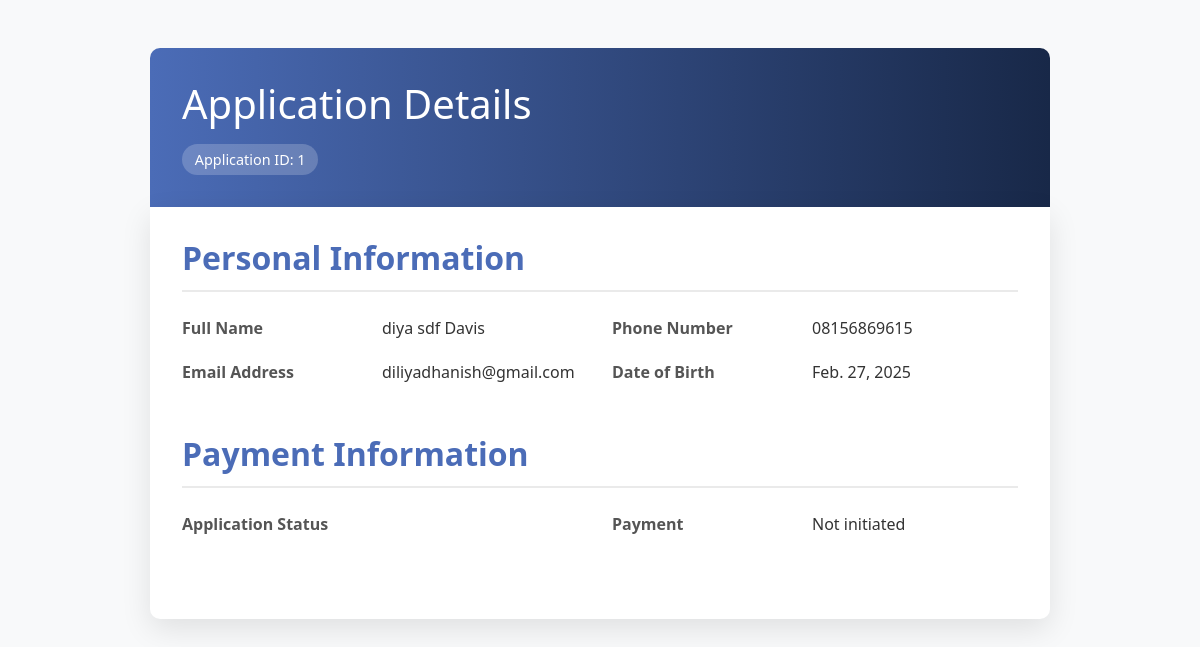
/user/application_detail/1/, run on the app's committed database.
### user_app/models.py (models this page shows, shortened)
class PassportApplication(models.Model):
    GENDER_CHOICES = [
        ('M', 'Male'),
        ('F', 'Female'),
        ('O', 'Other'),
    ]
    MARITAL_STATUS_CHOICES = [
        ('single', 'Single'),
        ('married', 'Married'),
        ('divorced', 'Divorced'),
        ('widowed', 'Widowed'),
        ('separated', 'Separated'),
    ]
    ID_TYPE_CHOICES = [
        ('aadhar', 'Aadhar Card'),
        ('pan', 'PAN Card'),
        ('passport', 'Passport'),
        ('voter', 'Voter ID'),
        ('driving', 'Driving License'),
        ('other', 'Other'),
    ]
    PASSPORT_TYPE_CHOICES = [
        ('regular', 'Regular'),
        ('official', 'Official'),
        ('diplomatic', 'Diplomatic'),
    ]
    PAGE_COUNT_CHOICES = [
        ('standard', 'Standard (36 pages)'),
        ('extra', 'Extra (60 pages)'),
    ]
    TRAVEL_PURPOSE_CHOICES = [
        ('tourism', 'Tourism'),
        ('business', 'Business'),
        ('study', 'Study'),
        ('employment', 'Employment'),
        ('family', 'Family Visit'),
        ('other', 'Other'),
    ]
    PAYMENT_METHOD_CHOICES = [
        ('online', 'Online Payment (Credit/Debit Card)'),
        ('bankTransfer', 'Bank Transfer'),
        ('challan', 'Bank Challan'),
    ]
    first_name = models.CharField(max_length=100)
    middle_name = models.CharField(max_length=100, blank=True)
    last_name = models.CharField(max_length=100)
    date_of_birth = models.DateField()
    city_of_birth = models.CharField(max_length=100)
    state_of_birth = models.CharField(max_length=100)
    country_of_birth = models.CharField(max_length=100)
    gender = models.CharField(max_length=1, choices=GENDER_CHOICES)
    marital_status = models.CharField(max_length=20, choices=MARITAL_STATUS_CHOICES)
    nationality = models.CharField(max_length=100)
    occupation = models.CharField(max_length=100)
    address_line1 = models.CharField(max_length=200)
    address_line2 = models.CharField(max_length=200, blank=True)
    city = models.CharField(max_length=100)
    state = models.CharField(max_length=100)
    postal_code = models.CharField(max_length=20)
    country = models.CharField(max_length=100)
    phone_number = models.CharField(max_length=20)
    email = models.EmailField()
    id_type = models.CharField(max_length=20, choices=ID_TYPE_CHOICES)
    id_number = models.CharField(max_length=100)
    father_name = models.CharField(max_length=200)
    mother_name = models.CharField(max_length=200)
    father_nationality = models.CharField(max_length=100)
    mother_nationality = models.CharField(max_length=100)
    father_passport_number = models.CharField(max_length=30, blank=True)
    mother_passport_number = models.CharField(max_length=30, blank=True)
    emergency_contact_name = models.CharField(max_length=200)
    emergency_contact_relationship = models.CharField(max_length=100)
    emergency_contact_phone = models.CharField(max_length=20)
    emergency_contact_address = models.CharField(max_length=300)
    passport_type = models.CharField(max_length=20, choices=PASSPORT_TYPE_CHOICES)
    page_count = models.CharField(max_length=20, choices=PAGE_COUNT_CHOICES)
    travel_purpose = models.CharField(max_length=20, choices=TRAVEL_PURPOSE_CHOICES)
    proof_of_identity = models.JSONField(default=list)  # Stores list of selected document types
    proof_of_address = models.JSONField(default=list)   # Stores list of selected document types
    additional_documents = models.TextField(blank=True)
    payment_method = models.JSONField(default=list)  # Stores selected payment methods
    expedited_service = models.BooleanField(default=False)
    total_amount = models.DecimalField(max_digits=10, decimal_places=2, default=0.0)  # New Field
    signature_file = models.ImageField(upload_to='signatures/')
    application_date = models.DateField()
    parental_consent = models.BooleanField(default=False)
    terms_agreed = models.BooleanField(default=False)
    created_at = models.DateTimeField(auto_now_add=True)
    updated_at = models.DateTimeField(auto_now=True)
    application_status = models.CharField(max_length=20, default='draft')

### user_app/views.py (the view)
# urls.py: path('application_detail/<int:application_id>/', views.application_detail, name='application_detail'),
def application_detail(request, application_id):
    try:
        application = get_object_or_404(PassportApplication, id=application_id)
        documents = Document.objects.filter(application=application)
        payment = Payment.objects.filter(application=application).first()
        context = {
            'application': application,
            'documents': documents,
            'payment': payment,
        }
        return render(request, 'application_detail.html', context)
    except Exception as e:
        messages.error(request, f"An error occurred: {str(e)}")
        return redirect('application_form')

### user_app/templates/application_detail.html (shortened to what this page needs)
<!DOCTYPE html>
<html lang="en">
<head>
    <link rel="stylesheet" href="https://cdnjs.cloudflare.com/ajax/libs/bootstrap/5.1.3/css/bootstrap.min.css">
    <link rel="stylesheet" href="https://cdnjs.cloudflare.com/ajax/libs/font-awesome/6.0.0-beta3/css/all.min.css">
</head>
<body>
    <div class="container application-container">
        {% if application %}
        <div class="page-header">
            <h1>Application Details</h1>
            <div class="app-id">Application ID: {{ application.id }}</div>
        </div>
        <div class="content-wrapper">
            <div class="info-section">
                <h2 class="info-section-title">Personal Information</h2>
                <div class="row">
                    <div class="col-md-6">
                        <div class="info-group">
                            <div class="info-label">Full Name</div>
                            <div class="info-value">{{ application.first_name }} {{ application.middle_name }} {{ application.last_name }}</div>
                        </div>
                        <div class="info-group">
                            <div class="info-label">Email Address</div>
                            <div class="info-value">{{ application.email }}</div>
                        </div>
                    </div>
                    <div class="col-md-6">
                        <div class="info-group">
                            <div class="info-label">Phone Number</div>
                            <div class="info-value">{{ application.phone_number }}</div>
                        </div>
                        <div class="info-group">
                            <div class="info-label">Date of Birth</div>
                            <div class="info-value">{{ application.date_of_birth }}</div>
                        </div>
                    </div>
                </div>
            </div>
            <div class="info-section">
                <h2 class="info-section-title">Payment Information</h2>
                <div class="row">
                    <div class="col-md-6">
                        <div class="info-group">
                            <div class="info-label">Application Status</div>
                            <div class="info-value">
                            </div>
                        </div>
                    </div>
                    <div class="col-md-6">
                        {% if payment %}
                        <div class="info-group">
                            <div class="info-label">Razorpay Order ID</div>
                            <div class="info-value">
                                <span class="text-monospace">{{ payment.razorpay_order_id }}</span>
                                <div><small class="text-muted">Use this ID for tracking your application</small></div>
                            </div>
                        </div>
                        <div class="info-group">
                            <div class="info-label">Payment Status</div>
                            <div class="info-value">{{ payment.status }}</div>
                        </div>
                        {% else %}
                        <div class="info-group">
                            <div class="info-label">Payment</div>
                            <div class="info-value">Not initiated</div>
                        </div>
                        {% endif %}
                    </div>
                </div>
            </div>
        </div>
        {% else %}
        <div class="content-wrapper empty-state">
            <i class="fas fa-folder-open" style="font-size: 4rem; color: #dee2e6; margin-bottom: 1rem;"></i>
            <h3>No Application Details Found</h3>
            <p class="text-muted">The requested application doesn't exist or you don't have permission to view it.</p>
        </div>
        {% endif %}
    </div>
</body>
</html>

### user_app/templates/application_detail.html (style rules this page uses)
body { background-color: #f8f9fa; font-family: 'Segoe UI', Tahoma, Geneva, Verdana, sans-serif; color: #333; }
.application-container { max-width: 900px; margin: 3rem auto; padding: 0; }
.page-header { background-color: #4b6cb7; background-image: linear-gradient(to right, #4b6cb7, #182848); color: white; padding: 2rem; border-radius: 10px 10px 0 0; margin-bottom: 0; }
.content-wrapper { background-color: white; border-radius: 0 0 10px 10px; box-shadow: 0 10px 30px rgba(0, 0, 0, 0.1); padding: 2rem; margin-bottom: 2rem; }
.app-id { display: inline-block; background-color: rgba(255, 255, 255, 0.2); padding: 0.3rem 0.8rem; border-radius: 50px; font-size: 0.9rem; margin-top: 0.5rem; }
.info-section { margin-bottom: 2rem; }
.info-section-title { border-bottom: 2px solid #eaeaea; padding-bottom: 0.8rem; margin-bottom: 1.5rem; color: #4b6cb7; font-weight: 600; }
.info-group { margin-bottom: 1.2rem; display: flex; flex-wrap: wrap; }
.info-label { width: 200px; font-weight: 600; color: #555; }
.info-value { flex: 1; min-width: 200px; }

### data on the page
PassportApplication: id "1", first_name "diya", middle_name "sdf", last_name "Davis", email "diliyadhanish@gmail.com", phone_number "08156869615", date_of_birth "Feb. 27, 2025"
